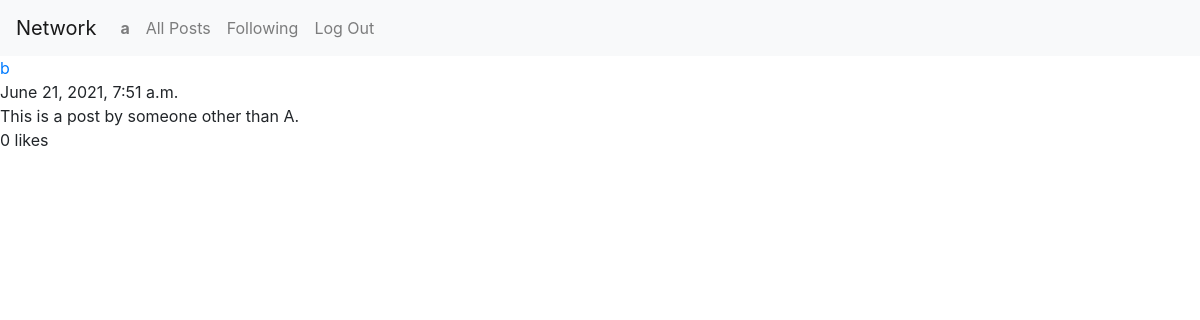
Page /following (signed in) on the committed database.
### network/models.py (models this page shows, shortened)
class User(AbstractUser):
    following = models.ManyToManyField("self", related_name="followers", symmetrical=False)

class Post(models.Model):
    poster = models.ForeignKey(User, on_delete=models.CASCADE, related_name="posts")
    created_on = models.DateTimeField(auto_now_add=True)
    content = models.TextField()
    likes = models.ManyToManyField(User, related_name="liked")
    def index_fields(self):
        return {
            "username": self.poster.username,
            "user_id": self.poster.id,
            "created_on": self.created_on,
            "content": self.content,
            "like_count": self.likes.count()
        }

### network/views.py (the view)
# urls.py: path("following", views.following, name="following"),
def following(request):
    user = User.objects.get(username=request.user)
    fposts = Post.objects.filter(poster__in=user.following.all())
    posts = []
    for p in range(fposts.count()):
        posts.append(fposts[p].index_fields())
    return render(request, "network/following.html", {
        "posts": posts
    })

### network/templates/network/following.html (shortened to what this page needs)
{% extends "network/layout.html" %}
{% block body %}
    <div id="all-posts">
        {% for post in posts %}
            <div class="post">
                <div class="pcont-user">
                    <a href="{% url 'profile' post.user_id %}">{{  post.username }}</a>
                </div>
                <div class="pcont-time">
                    {{  post.created_on }}
                </div>
                <div class="pcont-content">
                    {{ post.content }}
                </div>
                <div class="pcont-likes">
                    {{ post.like_count }} likes
                </div>
            </div>
        {% empty %}
            <p> Follow other users to view their posts here.</p>
        {% endfor %}
    </div>
{% endblock %}

### network/templates/network/layout.html (shortened to what this page needs)
{% load static %}
<!DOCTYPE html>
<html lang="en">
    <head>
        <link rel="stylesheet" href="https://stackpath.bootstrapcdn.com/bootstrap/4.4.1/css/bootstrap.min.css">
        <link href="{% static 'network/styles.css' %}" rel="stylesheet">
    </head>
    <body>
        <nav class="navbar navbar-expand-lg navbar-light bg-light">
            <a class="navbar-brand" href="{% url 'index' %}">Network</a>
            <div>
              <ul class="navbar-nav mr-auto">
                {% if user.is_authenticated %}
                    <li class="nav-item">
                        <a class="nav-link" href="{% url 'profile' user.id %}"><strong>{{ user.username }}</strong></a>
                    </li>
                {% endif %}
                <li class="nav-item">
                  <a class="nav-link" href="{% url 'index' %}">All Posts</a>
                </li>
                {% if user.is_authenticated %}
                    <li class="nav-item">
                        <a class="nav-link" href="{% url 'following' %}">Following</a>
                    </li>
                    <li class="nav-item">
                        <a class="nav-link" href="{% url 'logout' %}">Log Out</a>
                    </li>
                {% endif %}
              </ul>
            </div>
          </nav>
        <div class="body">
            {% block body %}
            {% endblock %}
        </div>
    </body>
</html>

### rows in the picture
User: username "a"
Post: created_on "June 21, 2021, 7:51 a.m.", content "This is a post by someone other than A."

### other values in the picture
{{ post.username }} "b"
{{ post.like_count }} "0"
